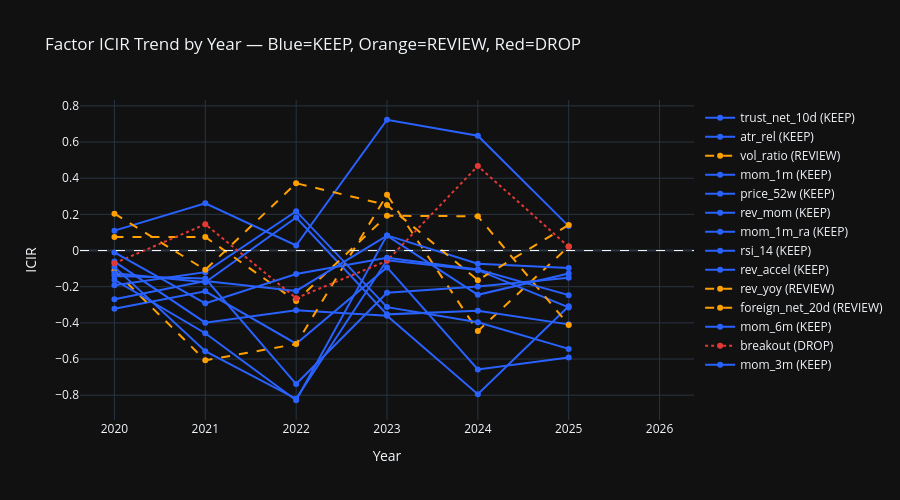

Notebook code for this chart:
### Code cell
# ── ICIR 逐年折線圖（每個因子一條線）
keep_factors   = stability_df[stability_df["Recommendation"] == "KEEP"].index.tolist()
review_factors = stability_df[stability_df["Recommendation"] == "REVIEW"].index.tolist()
drop_factors   = stability_df[stability_df["Recommendation"] == "DROP"].index.tolist()

fig2 = go.Figure()
year_labels = [str(y) for y in icir_df.columns]

for factor in icir_df.index:
    rec = stability_df.loc[factor, "Recommendation"]
    color = {"KEEP": "#2962FF", "REVIEW": "#FFA000", "DROP": "#E53935"}[rec]
    dash  = {"KEEP": "solid", "REVIEW": "dash", "DROP": "dot"}[rec]
    fig2.add_trace(go.Scatter(
        x=year_labels, y=icir_df.loc[factor].values,
        name=f"{factor} ({rec})", mode="lines+markers",
        line=dict(color=color, dash=dash, width=2),
    ))

fig2.add_hline(y=0, line_color="white", line_dash="dash", line_width=1)
fig2.update_layout(
    title   = "Factor ICIR Trend by Year — Blue=KEEP, Orange=REVIEW, Red=DROP",
    xaxis_title="Year", yaxis_title="ICIR",
    template="plotly_dark", height=500,
    legend=dict(x=1.01, y=0.99),
)
fig2.show()

### Figure 1 — Plotly figure (JSON) as saved in the notebook; plotly's stock layout.template omitted (floating-point values rounded to 4 significant figures)
{"data": [{"line": {"color": "#2962FF", "dash": "solid", "width": 2}, "mode": "lines+markers", "name": "trust_net_10d (KEEP)", "type": "scatter", "x": ["2020", "2021", "2022", "2023", "2024", "2025", "2026"], "y": [-0.322, -0.2257, -0.5154, -0.09348, -0.658, -0.5916, NaN]}, {"line": {"color": "#2962FF", "dash": "solid", "width": 2}, "mode": "lines+markers", "name": "atr_rel (KEEP)", "type": "scatter", "x": ["2020", "2021", "2022", "2023", "2024", "2025", "2026"], "y": [-0.06085, -0.3987, -0.3305, -0.3603, -0.7943, -0.3077, NaN]}, {"line": {"color": "#FFA000", "dash": "dash", "width": 2}, "mode": "lines+markers", "name": "vol_ratio (REVIEW)", "type": "scatter", "x": ["2020", "2021", "2022", "2023", "2024", "2025", "2026"], "y": [-0.1098, -0.6073, -0.5172, 0.3081, -0.4455, 0.02272, NaN]}, {"line": {"color": "#2962FF", "dash": "solid", "width": 2}, "mode": "lines+markers", "name": "mom_1m (KEEP)", "type": "scatter", "x": ["2020", "2021", "2022", "2023", "2024", "2025", "2026"], "y": [-0.09024, -0.5568, -0.8198, -0.05404, -0.1083, -0.3145, NaN]}, {"line": {"color": "#2962FF", "dash": "solid", "width": 2}, "mode": "lines+markers", "name": "price_52w (KEEP)", "type": "scatter", "x": ["2020", "2021", "2022", "2023", "2024", "2025", "2026"], "y": [0.1102, 0.2613, 0.02814, 0.7234, 0.6351, 0.1352, NaN]}, {"line": {"color": "#2962FF", "dash": "solid", "width": 2}, "mode": "lines+markers", "name": "rev_mom (KEEP)", "type": "scatter", "x": ["2020", "2021", "2022", "2023", "2024", "2025", "2026"], "y": [-0.1921, -0.1194, 0.2177, -0.3129, -0.3966, -0.5439, NaN]}, {"line": {"color": "#2962FF", "dash": "solid", "width": 2}, "mode": "lines+markers", "name": "mom_1m_ra (KEEP)", "type": "scatter", "x": ["2020", "2021", "2022", "2023", "2024", "2025", "2026"], "y": [-0.1626, -0.4572, -0.8279, 0.08384, -0.07242, -0.09635, NaN]}, {"line": {"color": "#2962FF", "dash": "solid", "width": 2}, "mode": "lines+markers", "name": "rsi_14 (KEEP)", "type": "scatter", "x": ["2020", "2021", "2022", "2023", "2024", "2025", "2026"], "y": [-0.1409, -0.1551, -0.7382, -0.2339, -0.1983, -0.1506, NaN]}, {"line": {"color": "#2962FF", "dash": "solid", "width": 2}, "mode": "lines+markers", "name": "rev_accel (KEEP)", "type": "scatter", "x": ["2020", "2021", "2022", "2023", "2024", "2025", "2026"], "y": [-0.1262, -0.1757, 0.1826, -0.353, -0.3333, -0.4083, NaN]}, {"line": {"color": "#FFA000", "dash": "dash", "width": 2}, "mode": "lines+markers", "name": "rev_yoy (REVIEW)", "type": "scatter", "x": ["2020", "2021", "2022", "2023", "2024", "2025", "2026"], "y": [0.204, -0.1067, 0.3723, 0.2517, -0.1639, 0.1419, NaN]}, {"line": {"color": "#FFA000", "dash": "dash", "width": 2}, "mode": "lines+markers", "name": "foreign_net_20d (REVIEW)", "type": "scatter", "x": ["2020", "2021", "2022", "2023", "2024", "2025", "2026"], "y": [0.07471, 0.07481, -0.2793, 0.1923, 0.1896, -0.4112, NaN]}, {"line": {"color": "#2962FF", "dash": "solid", "width": 2}, "mode": "lines+markers", "name": "mom_6m (KEEP)", "type": "scatter", "x": ["2020", "2021", "2022", "2023", "2024", "2025", "2026"], "y": [-0.2696, -0.1683, -0.2232, 0.08295, -0.2448, -0.1269, NaN]}, {"line": {"color": "#E53935", "dash": "dot", "width": 2}, "mode": "lines+markers", "name": "breakout (DROP)", "type": "scatter", "x": ["2020", "2021", "2022", "2023", "2024", "2025", "2026"], "y": [-0.07042, 0.1454, -0.2633, -0.05692, 0.4677, 0.02079, NaN]}, {"line": {"color": "#2962FF", "dash": "solid", "width": 2}, "mode": "lines+markers", "name": "mom_3m (KEEP)", "type": "scatter", "x": ["2020", "2021", "2022", "2023", "2024", "2025", "2026"], "y": [-0.01044, -0.2919, -0.13, -0.03955, -0.1045, -0.2466, NaN]}], "layout": {"height": 500, "legend": {"x": 1.01, "y": 0.99}, "shapes": [{"line": {"color": "white", "dash": "dash", "width": 1}, "type": "line", "x0": 0, "x1": 1, "xref": "x domain", "y0": 0, "y1": 0, "yref": "y"}], "title": {"text": "Factor ICIR Trend by Year — Blue=KEEP, Orange=REVIEW, Red=DROP"}, "xaxis": {"title": {"text": "Year"}}, "yaxis": {"title": {"text": "ICIR"}}}}
